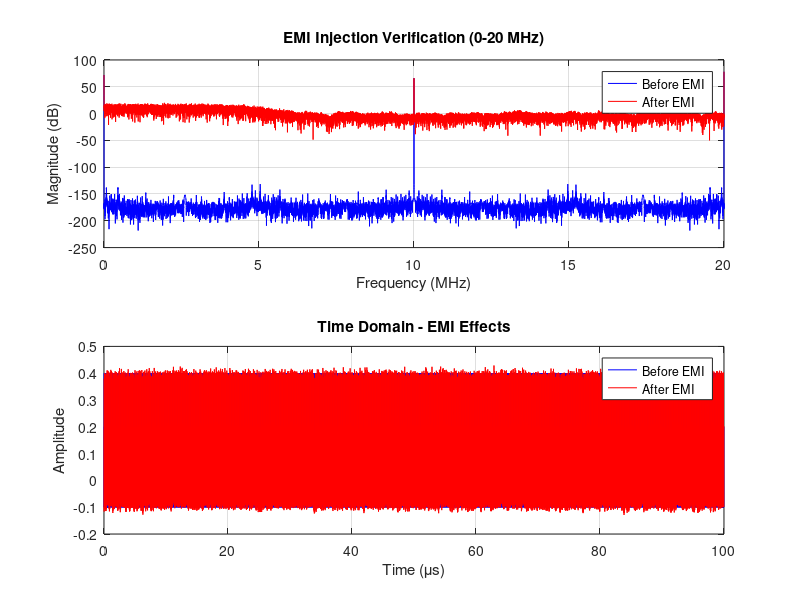

This figure's MATLAB source:
function generate_test_waveform()
% Parameters
fs = 40e6; % Sampling rate: 40 MSPS
T = 1e-3; % Duration: 1 ms
t = (0:1/fs:T-1/fs)'; % Time vector (column)

% Carrier frequencies for each band
freqs = [400e6, 2.45e9, 3.5e9, 5.9e9];

% Initialize test signal
input_signal = zeros(size(t));

% Add cosine carriers
for f = freqs
    input_signal = input_signal + 0.1*cos(2*pi*f*t);
end

% ——— BROADBAND EMI INJECTION START ———
fprintf('=== BROADBAND EMI INJECTION FOR POWER SYSTEMS ===\n');

% EMI Parameters for different interference types
emi_types = {
    struct('name', 'Power_Line_Harmonics', 'center_freq', 0, 'bandwidth', 2000, 'power', -40), % 2 kHz BW around DC
    struct('name', 'Corona_Discharge', 'center_freq', 0, 'bandwidth', 100000, 'power', -50), % 100 kHz broadband
    struct('name', 'Switching_Transients', 'center_freq', 0, 'bandwidth', 10000000, 'power', -35) % 10 MHz broadband
};

signal_before_emi = input_signal;

for emi_idx = 1:length(emi_types)
    emi = emi_types{emi_idx};
    fprintf('Adding %s...\n', emi.name);
    
    % Generate broadband noise
    noise_signal = randn(size(t));
    
    % Design bandpass filter for EMI bandwidth
    if emi.bandwidth < fs/2  % Nyquist check
        if emi.center_freq == 0  % Low-pass for baseband EMI
            % Low-pass filter for power line and corona EMI
            cutoff_freq = min(emi.bandwidth/2, fs/2 - 1000); % Leave some margin
            [b_emi, a_emi] = butter(4, cutoff_freq/(fs/2), 'low');
        else
            % Bandpass filter (for future use with specific center frequencies)
            f_low = max(100, emi.center_freq - emi.bandwidth/2);
            f_high = min(fs/2-1000, emi.center_freq + emi.bandwidth/2);
            [b_emi, a_emi] = butter(4, [f_low f_high]/(fs/2), 'bandpass');
        end
        
        % Apply filter to noise
        filtered_noise = filtfilt(b_emi, a_emi, noise_signal);
        
        % Scale to desired power level
        power_scale = 10^(emi.power/20);  % Convert dB to linear scale
        scaled_emi = power_scale * filtered_noise;
        
        % Add to input signal
        input_signal = input_signal + scaled_emi;
        
        fprintf('  Bandwidth: %.1f kHz, Power: %.1f dB, RMS: %.6f\n', ...
                emi.bandwidth/1000, emi.power, rms(scaled_emi));
    else
        fprintf('  Skipped - bandwidth exceeds Nyquist limit\n');
    end
end

% Add impulsive switching noise (time-domain bursts)
fprintf('Adding impulsive switching events...\n');
num_bursts = 5;  % Number of switching events
for burst_idx = 1:num_bursts
    % Random burst timing
    burst_time = rand() * T;
    burst_start = round(burst_time * fs);
    burst_duration = round(10e-6 * fs);  % 10 microsecond bursts
    
    if burst_start + burst_duration <= length(t)
        % Create exponentially decaying burst
        burst_envelope = exp(-linspace(0, 5, burst_duration)');
        burst_noise = 0.05 * randn(burst_duration, 1) .* burst_envelope;
        
        % Add burst to signal
        burst_end = burst_start + burst_duration - 1;
        input_signal(burst_start:burst_end) = input_signal(burst_start:burst_end) + burst_noise;
        
        fprintf('  Burst %d at %.2f ms (duration: %.1f μs)\n', ...
                burst_idx, burst_time*1000, burst_duration/fs*1e6);
    end
end

% Add thermal noise floor
thermal_noise_power = -60; % dB
thermal_scale = 10^(thermal_noise_power/20);
thermal_noise = thermal_scale * randn(size(t));
input_signal = input_signal + thermal_noise;

fprintf('Added thermal noise floor at %.1f dB\n', thermal_noise_power);

% ——— EMI INJECTION END ———

% Calculate power changes
power_before = mean(abs(signal_before_emi).^2);
power_after = mean(abs(input_signal).^2);
power_increase = power_after - power_before;

fprintf('\nBROADBAND EMI INJECTION SUMMARY:\n');
fprintf('  Signal power BEFORE: %.6e\n', power_before);
fprintf('  Signal power AFTER:  %.6e\n', power_after);
fprintf('  Power increase:      %.6e (%.2f%%)\n', power_increase, 100*power_increase/power_before);

% Verify EMI injection with spectrum analysis
fprintf('\nEMI Injection Verification:\n');
N_check = length(input_signal);
f_check = (0:N_check-1)*(fs/N_check);
X_before = abs(fft(signal_before_emi));
X_after = abs(fft(input_signal));

% Check power increase in low frequencies (0-10 MHz)
low_freq_mask = f_check <= 10e6;
power_increase_low = sum(X_after(low_freq_mask).^2) - sum(X_before(low_freq_mask).^2);

fprintf('  Low-frequency power increase: %.2e\n', power_increase_low);
fprintf('  EMI successfully added: %s\n', power_increase_low > 1e-6);

% Save to workspace
input_signal_full = [t, input_signal];
assignin('base','input_signal_full',input_signal_full);
assignin('base','input_signal',input_signal);
assignin('base','time_vector',t);
assignin('base','fs',fs);
assignin('base','signal_before_emi', signal_before_emi);

% Create verification plot
figure('Name', 'Broadband EMI Injection Verification');

% Spectrum comparison
subplot(2,1,1);
f_plot_MHz = f_check/1e6;  % Convert to MHz
X_before_db = 20*log10(X_before + 1e-12);
X_after_db = 20*log10(X_after + 1e-12);

% Plot low-frequency range (0-20 MHz)
freq_mask_plot = f_plot_MHz <= 20;
plot(f_plot_MHz(freq_mask_plot), X_before_db(freq_mask_plot), 'b-', 'DisplayName', 'Before EMI');
hold on;
plot(f_plot_MHz(freq_mask_plot), X_after_db(freq_mask_plot), 'r-', 'DisplayName', 'After EMI');

xlabel('Frequency (MHz)');
ylabel('Magnitude (dB)');
title('EMI Injection Verification (0-20 MHz)');
legend;
grid on;

% Time domain comparison
subplot(2,1,2);
t_plot_us = t(1:min(4000, length(t))) * 1e6;  % First 4000 samples in microseconds
plot(t_plot_us, signal_before_emi(1:length(t_plot_us)), 'b-', 'DisplayName', 'Before EMI');
hold on;
plot(t_plot_us, input_signal(1:length(t_plot_us)), 'r-', 'DisplayName', 'After EMI');

xlabel('Time (μs)');
ylabel('Amplitude');
title('Time Domain - EMI Effects');
legend;
grid on;

fprintf('Test waveform generated with broadband EMI:\n');
fprintf('  Duration: %.2f ms\n', T*1e3);
fprintf('  Samples: %d\n', length(t));
fprintf('  Sampling: %.1f MSPS\n', fs/1e6);
fprintf('  EMI types: %d different interference sources\n', length(emi_types));

input_signal_full = [t, input_signal];

end